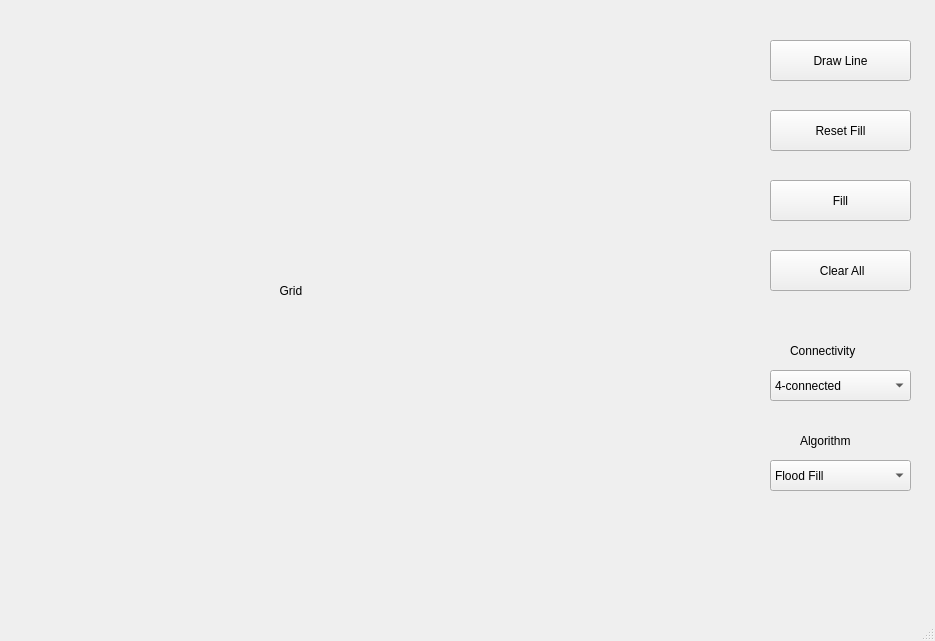
<?xml version="1.0" encoding="UTF-8"?>
<ui version="4.0">
 <class>MainWindow</class>
 <widget class="QMainWindow" name="MainWindow">
  <property name="geometry">
   <rect>
    <x>0</x>
    <y>0</y>
    <width>935</width>
    <height>641</height>
   </rect>
  </property>
  <property name="windowTitle">
   <string>MainWindow</string>
  </property>
  <widget class="QWidget" name="centralwidget">
   <widget class="QLabel" name="frame">
    <property name="geometry">
     <rect>
      <x>20</x>
      <y>30</y>
      <width>731</width>
      <height>521</height>
     </rect>
    </property>
    <property name="text">
     <string>                                                                              Grid</string>
    </property>
   </widget>
   <widget class="QPushButton" name="drawLine">
    <property name="geometry">
     <rect>
      <x>770</x>
      <y>40</y>
      <width>141</width>
      <height>41</height>
     </rect>
    </property>
    <property name="text">
     <string>Draw Line</string>
    </property>
   </widget>
   <widget class="QPushButton" name="pushButton_2">
    <property name="geometry">
     <rect>
      <x>770</x>
      <y>110</y>
      <width>141</width>
      <height>41</height>
     </rect>
    </property>
    <property name="text">
     <string>Reset Fill</string>
    </property>
   </widget>
   <widget class="QPushButton" name="pushButton_3">
    <property name="geometry">
     <rect>
      <x>770</x>
      <y>180</y>
      <width>141</width>
      <height>41</height>
     </rect>
    </property>
    <property name="text">
     <string>Fill</string>
    </property>
   </widget>
   <widget class="QPushButton" name="pushButton_4">
    <property name="geometry">
     <rect>
      <x>770</x>
      <y>250</y>
      <width>141</width>
      <height>41</height>
     </rect>
    </property>
    <property name="text">
     <string> Clear All</string>
    </property>
   </widget>
   <widget class="QComboBox" name="comboBox">
    <property name="geometry">
     <rect>
      <x>770</x>
      <y>370</y>
      <width>141</width>
      <height>31</height>
     </rect>
    </property>
    <item>
     <property name="text">
      <string>4-connected</string>
     </property>
    </item>
    <item>
     <property name="text">
      <string>8-connected</string>
     </property>
    </item>
   </widget>
   <widget class="QLabel" name="label">
    <property name="geometry">
     <rect>
      <x>790</x>
      <y>340</y>
      <width>101</width>
      <height>21</height>
     </rect>
    </property>
    <property name="text">
     <string>Connectivity</string>
    </property>
   </widget>
   <widget class="QLabel" name="label_2">
    <property name="geometry">
     <rect>
      <x>800</x>
      <y>430</y>
      <width>101</width>
      <height>21</height>
     </rect>
    </property>
    <property name="text">
     <string>Algorithm</string>
    </property>
   </widget>
   <widget class="QComboBox" name="comboBox_2">
    <property name="geometry">
     <rect>
      <x>770</x>
      <y>460</y>
      <width>141</width>
      <height>31</height>
     </rect>
    </property>
    <item>
     <property name="text">
      <string>Flood Fill</string>
     </property>
    </item>
    <item>
     <property name="text">
      <string>Boundary Fill</string>
     </property>
    </item>
    <item>
     <property name="text">
      <string>Scan Line</string>
     </property>
    </item>
   </widget>
  </widget>
  <widget class="QMenuBar" name="menubar">
   <property name="geometry">
    <rect>
     <x>0</x>
     <y>0</y>
     <width>935</width>
     <height>25</height>
    </rect>
   </property>
  </widget>
  <widget class="QStatusBar" name="statusbar"/>
 </widget>
 <resources/>
 <connections/>
</ui>
